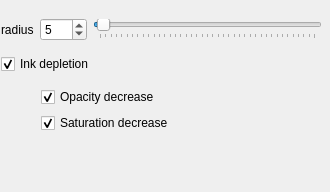
<?xml version="1.0" encoding="UTF-8"?>
<ui version="4.0">
 <class>WdgMixingOptions</class>
 <widget class="QWidget" name="WdgMixingOptions">
  <property name="geometry">
   <rect>
    <x>0</x>
    <y>0</y>
    <width>330</width>
    <height>192</height>
   </rect>
  </property>
  <property name="sizePolicy">
   <sizepolicy hsizetype="Preferred" vsizetype="Preferred">
    <horstretch>210</horstretch>
    <verstretch>60</verstretch>
   </sizepolicy>
  </property>
  <property name="minimumSize">
   <size>
    <width>330</width>
    <height>60</height>
   </size>
  </property>
  <widget class="QWidget" name="">
   <property name="geometry">
    <rect>
     <x>1</x>
     <y>11</y>
     <width>321</width>
     <height>131</height>
    </rect>
   </property>
   <layout class="QVBoxLayout" name="verticalLayout">
    <item>
     <layout class="QHBoxLayout" name="horizontalLayout">
      <item>
       <widget class="QLabel" name="radiusLabel">
        <property name="text">
         <string>radius</string>
        </property>
       </widget>
      </item>
      <item>
       <widget class="QSpinBox" name="radiusSpinBox">
        <property name="maximum">
         <number>400</number>
        </property>
        <property name="value">
         <number>5</number>
        </property>
       </widget>
      </item>
      <item>
       <widget class="QSlider" name="horizontalSlider">
        <property name="maximum">
         <number>400</number>
        </property>
        <property name="value">
         <number>5</number>
        </property>
        <property name="orientation">
         <enum>Qt::Horizontal</enum>
        </property>
        <property name="tickPosition">
         <enum>QSlider::TicksBelow</enum>
        </property>
       </widget>
      </item>
     </layout>
    </item>
    <item>
     <widget class="QCheckBox" name="inkDepletionCHBox">
      <property name="text">
       <string>Ink depletion</string>
      </property>
      <property name="checked">
       <bool>true</bool>
      </property>
     </widget>
    </item>
    <item>
     <layout class="QGridLayout" name="gridLayout">
      <item row="0" column="1">
       <widget class="QCheckBox" name="opacity">
        <property name="text">
         <string>Opacity decrease</string>
        </property>
        <property name="checked">
         <bool>true</bool>
        </property>
       </widget>
      </item>
      <item row="2" column="1">
       <widget class="QCheckBox" name="saturation">
        <property name="text">
         <string>Saturation decrease</string>
        </property>
        <property name="checked">
         <bool>true</bool>
        </property>
       </widget>
      </item>
      <item row="0" column="0">
       <spacer name="horizontalSpacer">
        <property name="orientation">
         <enum>Qt::Horizontal</enum>
        </property>
        <property name="sizeType">
         <enum>QSizePolicy::Fixed</enum>
        </property>
        <property name="sizeHint" stdset="0">
         <size>
          <width>40</width>
          <height>20</height>
         </size>
        </property>
       </spacer>
      </item>
      <item row="2" column="0">
       <spacer name="horizontalSpacer_2">
        <property name="orientation">
         <enum>Qt::Horizontal</enum>
        </property>
        <property name="sizeType">
         <enum>QSizePolicy::Fixed</enum>
        </property>
        <property name="sizeHint" stdset="0">
         <size>
          <width>40</width>
          <height>20</height>
         </size>
        </property>
       </spacer>
      </item>
     </layout>
    </item>
   </layout>
  </widget>
 </widget>
 <resources/>
 <connections>
  <connection>
   <sender>horizontalSlider</sender>
   <signal>valueChanged(int)</signal>
   <receiver>radiusSpinBox</receiver>
   <slot>setValue(int)</slot>
   <hints>
    <hint type="sourcelabel">
     <x>194</x>
     <y>26</y>
    </hint>
    <hint type="destinationlabel">
     <x>80</x>
     <y>25</y>
    </hint>
   </hints>
  </connection>
  <connection>
   <sender>radiusSpinBox</sender>
   <signal>valueChanged(int)</signal>
   <receiver>horizontalSlider</receiver>
   <slot>setValue(int)</slot>
   <hints>
    <hint type="sourcelabel">
     <x>82</x>
     <y>34</y>
    </hint>
    <hint type="destinationlabel">
     <x>225</x>
     <y>28</y>
    </hint>
   </hints>
  </connection>
  <connection>
   <sender>inkDepletionCHBox</sender>
   <signal>clicked(bool)</signal>
   <receiver>opacity</receiver>
   <slot>setEnabled(bool)</slot>
   <hints>
    <hint type="sourcelabel">
     <x>36</x>
     <y>70</y>
    </hint>
    <hint type="destinationlabel">
     <x>66</x>
     <y>102</y>
    </hint>
   </hints>
  </connection>
  <connection>
   <sender>inkDepletionCHBox</sender>
   <signal>clicked(bool)</signal>
   <receiver>saturation</receiver>
   <slot>setEnabled(bool)</slot>
   <hints>
    <hint type="sourcelabel">
     <x>18</x>
     <y>77</y>
    </hint>
    <hint type="destinationlabel">
     <x>74</x>
     <y>129</y>
    </hint>
   </hints>
  </connection>
 </connections>
</ui>
